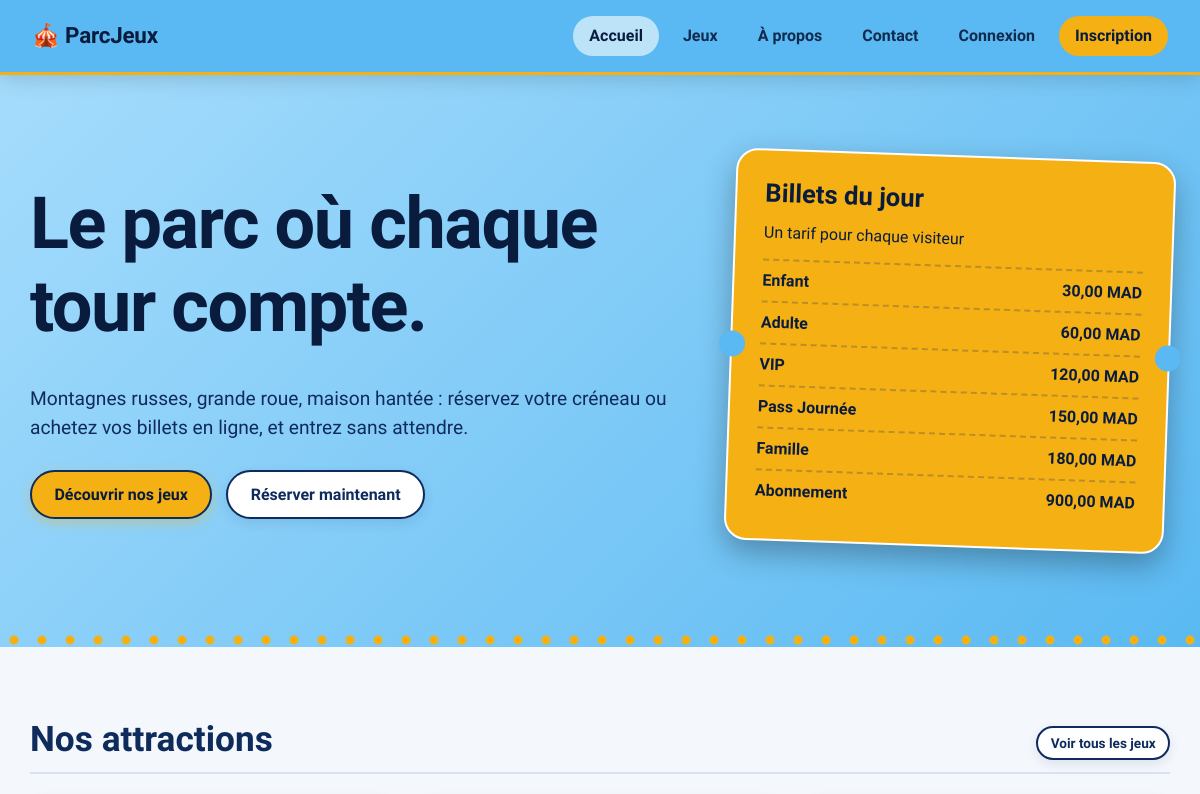
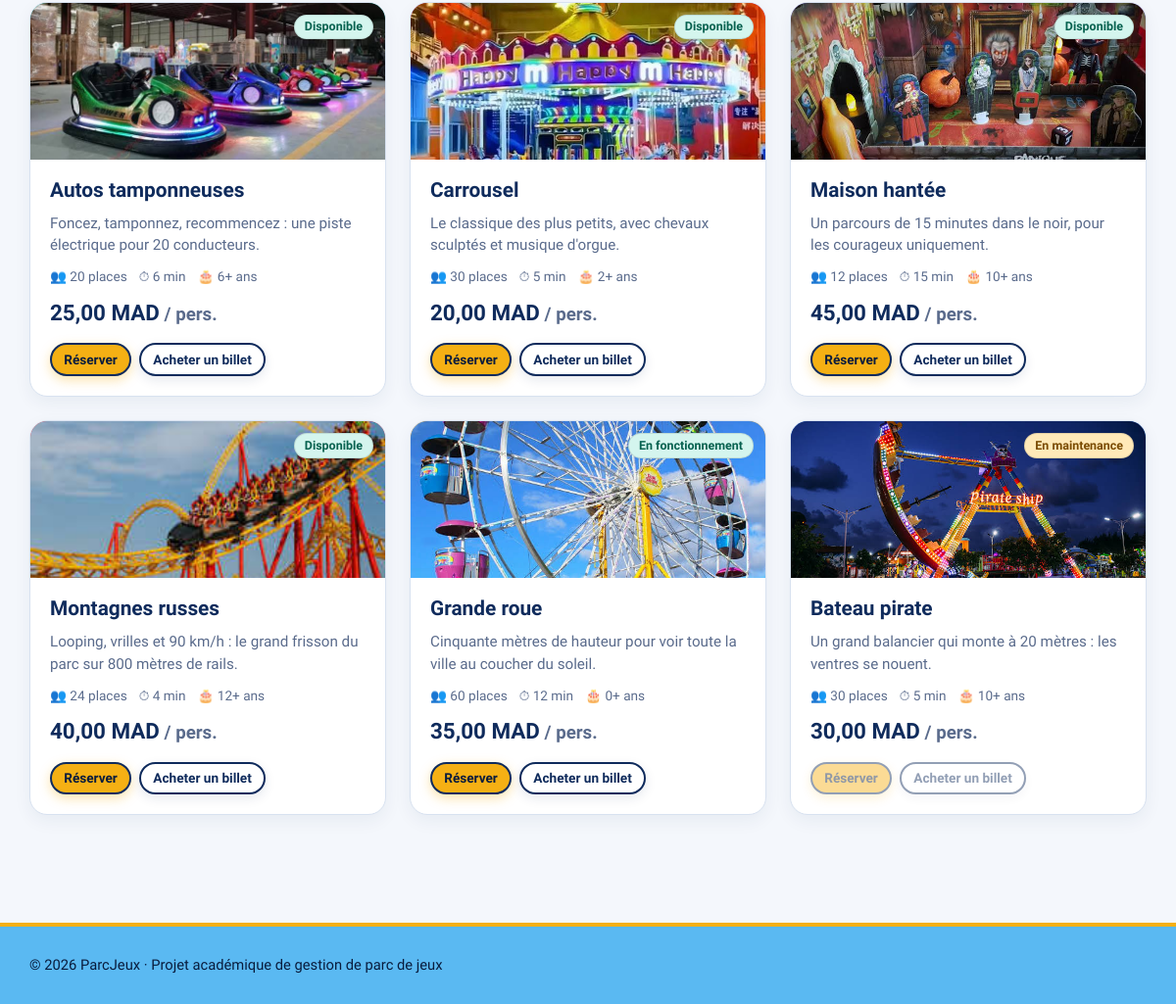
The page / on the database its author committed (2 pictures, top to bottom).
### tables this page shows
CREATE TABLE type_billet (
  id INT AUTO_INCREMENT PRIMARY KEY,
  libelle VARCHAR(60) NOT NULL UNIQUE,
  prix DECIMAL(8,2) NOT NULL CHECK (prix >= 0),
  actif TINYINT(1) NOT NULL DEFAULT 1
);

CREATE TABLE jeux (
  id INT AUTO_INCREMENT PRIMARY KEY,
  nom VARCHAR(100) NOT NULL,
  description TEXT NOT NULL,
  categorie VARCHAR(50) NOT NULL,
  age_min TINYINT UNSIGNED NOT NULL DEFAULT 0,
  capacite SMALLINT UNSIGNED NOT NULL CHECK (capacite > 0),
  duree_session SMALLINT UNSIGNED NOT NULL COMMENT 'minutes',
  tarif DECIMAL(8,2) NOT NULL CHECK (tarif >= 0),
  etat ENUM('disponible','en_fonctionnement','en_maintenance','hors_service','ferme') NOT NULL DEFAULT 'disponible',
  image VARCHAR(255) NULL,
  emoji VARCHAR(16) NOT NULL DEFAULT '🎪',
  couleur VARCHAR(7) NOT NULL DEFAULT '#e63946',
  date_mise_service DATE NOT NULL,
  id_responsable INT NULL,
  created_at DATETIME NOT NULL DEFAULT CURRENT_TIMESTAMP,
  FOREIGN KEY (id_responsable) REFERENCES utilisateurs(id) ON DELETE SET NULL
);

### includes/cards.php (the view)
<?php
function game_card(array $g): string {
    $ok = bookable($g['etat']);
    $img = game_img($g);
    $style = '--c:' . e($g['couleur']) . ($img ? ';background-image:url(\'' . e($img) . '\')' : '');
    $h = '<article class="game"><div class="pic" style="' . $style . '">' . ($img ? '' : e($g['emoji'])) . etat_badge($g['etat']) . '</div><div class="body">';
    $h .= '<h3><a href="' . url('jeu.php?id=' . (int)$g['id']) . '" style="text-decoration:none">' . e($g['nom']) . '</a></h3><p>' . e(mb_strimwidth($g['description'], 0, 110, '…')) . '</p>';
    $h .= '<div class="meta"><span>👥 ' . (int)$g['capacite'] . ' places</span><span>⏱ ' . (int)$g['duree_session'] . ' min</span><span>🎂 ' . (int)$g['age_min'] . '+ ans</span></div>';
    $h .= '<div class="price">' . money($g['tarif']) . '<small class="muted"> / pers.</small></div><div class="actions">';
    $h .= '<a class="btn sm ' . ($ok ? '' : 'off') . '" href="' . url('reserver.php?jeu=' . (int)$g['id']) . '">Réserver</a>';
    $h .= '<a class="btn sm alt ' . ($ok ? '' : 'off') . '" href="' . url('acheter.php?jeu=' . (int)$g['id']) . '">Acheter un billet</a></div></div></article>';
    return $h;
}

### includes/layout.php (shortened to what this page needs)
<?php
function nav_items(string $area): array {
    $u = user();
    $n = [['index.php', 'Accueil'], ['jeux.php', 'Jeux'], ['a-propos.php', 'À propos'], ['contact.php', 'Contact']];
    return $n;
}
function page_start(string $title, string $area = 'site'): void {
    $u = user(); $items = nav_items($area); $cur = basename($_SERVER['SCRIPT_NAME']); $dash = $area !== 'site';
    $flash = flash(); $full = !$dash && $cur === 'index.php';
    ?><!doctype html>
<html lang="fr"><head><meta charset="utf-8"><meta name="viewport" content="width=device-width,initial-scale=1">
<link rel="stylesheet" href="<?= url('assets/css/style.css') ?>"></head>
<body class="<?= $dash ? 'dash' : 'site' ?>" data-base="<?= e(BASE_URL) ?>">
<?php if ($dash): ?>
<aside class="side" id="side"><a class="brand" href="<?= url($area === 'admin' ? 'admin/dashboard.php' : home_for($u['role'] ?? 'client')) ?>">🎪 <?= e(PARC_NOM) ?></a>
  <nav><?php foreach ($items as [$href, $label, $ic]): $active = basename(parse_url($href, PHP_URL_PATH)) === $cur && (!str_contains($href, '?') || str_contains($_SERVER['REQUEST_URI'], substr($href, strpos($href, '?') + 1))); ?>
    <a href="<?= url($href) ?>" class="<?= $active ? 'on' : '' ?>"><span><?= $ic ?></span><?= e($label) ?></a><?php endforeach; ?>
    <a href="<?= url('index.php') ?>"><span>🏠</span>Voir le site</a>
    <a href="<?= url('logout.php') ?>"><span>⏻</span>Déconnexion</a></nav>
  <div class="who"><?= e(($u['prenom'] ?? '') . ' ' . ($u['nom'] ?? '')) ?><br><small><?= e(ROLES[$u['role'] ?? 'client'] ?? '') ?></small></div></aside>
<main class="main"><header class="topbar"><button id="burger" aria-label="Menu">☰</button><h1><?= e($title) ?></h1></header><div class="content">
<?php else: ?>
<header class="nav"><a class="brand" href="<?= url('index.php') ?>">🎪 <?= e(PARC_NOM) ?></a>
  <nav id="topnav"><?php foreach ($items as [$href, $label]): ?><a href="<?= url($href) ?>" class="<?= basename($href) === $cur ? 'on' : '' ?>"><?= e($label) ?></a><?php endforeach; ?>
  <?php if ($u): if ($u['role'] !== 'client'): ?><a href="<?= url(home_for($u['role'])) ?>" class="pill">Mon espace</a><?php endif; ?><a href="<?= url('logout.php') ?>">Déconnexion</a>
  <?php else: ?><a href="<?= url('login.php') ?>">Connexion</a><a href="<?= url('register.php') ?>" class="pill">Inscription</a><?php endif; ?></nav></header>
<main class="<?= $full ? 'content full' : 'content wrap' ?>">
<?php endif;
    if ($flash): ?><?= $full ? '<div class="wrap">' : '' ?><div class="alert <?= e($flash[1]) ?>" role="alert"><?= e($flash[0]) ?></div><?= $full ? '</div>' : '' ?><?php endif;
}
function page_end(string $area = 'site'): void {
    echo $area === 'site' ? '</main>' : '</div></main>';
    if ($area === 'site') echo '<footer class="foot"><div class="wrap">© ' . date('Y') . ' ' . e(PARC_NOM) . ' · Projet académique de gestion de parc de jeux</div></footer>';
    echo '</body></html>';
}

### index.php
<?php
require __DIR__ . '/includes/bootstrap.php';
require __DIR__ . '/includes/layout.php';
require __DIR__ . '/includes/cards.php';
$jeux = $pdo->query("SELECT * FROM jeux ORDER BY FIELD(etat, 'disponible', 'en_fonctionnement', 'en_maintenance', 'hors_service', 'ferme'), nom LIMIT 6")->fetchAll();
$types = $pdo->query('SELECT * FROM type_billet WHERE actif=1 ORDER BY prix')->fetchAll();
page_start('Accueil');
?>
<section class="hero">
  <div class="wrap">
    <div>
      <h1>Le parc où chaque tour compte.</h1>
      <p>Montagnes russes, grande roue, maison hantée : réservez votre créneau ou achetez vos billets en ligne, et entrez sans attendre.</p>
      <div class="cta">
        <a class="btn" href="#jeux">Découvrir nos jeux</a>
        <a class="btn alt" href="<?= url('jeux.php') ?>">Réserver maintenant</a>
      </div>
    </div>
    <aside class="stub">
      <h3>Billets du jour</h3>
      <span>Un tarif pour chaque visiteur</span>
      <ul>
        <?php foreach ($types as $t): ?>
          <li>
            <span><?= e($t['libelle']) ?></span>
            <b><?= money($t['prix']) ?></b>
          </li>
        <?php endforeach; ?>
      </ul>
    </aside>
  </div>
  <div class="bulbs"></div>
</section>
<div class="wrap content" id="jeux">
  <div class="sec-title">
    <h2>Nos attractions</h2>
    <a class="btn alt sm" href="<?= url('jeux.php') ?>">Voir tous les jeux</a>
  </div>
  <div class="grid">
    <?php foreach ($jeux as $g): ?>
        <?= game_card($g) ?>
    <?php endforeach; ?>
  </div>
</div>
<?php page_end(); ?>

### includes/bootstrap.php (shortened to what this page needs)
<?php
function e($v): string { return htmlspecialchars((string)$v, ENT_QUOTES | ENT_SUBSTITUTE, 'UTF-8'); }
function url(string $p = ''): string { return BASE_URL . '/' . ltrim($p, '/'); }
function money($v): string { return number_format((float)$v, 2, ',', ' ') . ' ' . DEVISE; }
function bookable(string $etat): bool { return in_array($etat, ['disponible', 'en_fonctionnement'], true); }
function user(): ?array {
    global $pdo; static $u = false;
    if ($u === false) {
        $u = null;
    }
    return $u;
}
function game_img(array $g): ?string {
    $nom = strtr(mb_strtolower((string)($g['nom'] ?? ''), 'UTF-8'), [
        'é' => 'e', 'è' => 'e', 'ê' => 'e', 'ë' => 'e', 'à' => 'a', 'â' => 'a', 'ä' => 'a',
        'î' => 'i', 'ï' => 'i', 'ô' => 'o', 'ö' => 'o', 'ù' => 'u', 'û' => 'u', 'ü' => 'u', 'ç' => 'c', 'œ' => 'oe',
    ]);
    $slug = trim((string)preg_replace('/[^a-z0-9]+/', '-', $nom), '-');
    foreach ([$slug, (string)($g['id'] ?? '')] as $base) {
        foreach (['jpg', 'jpeg', 'png', 'webp'] as $ext) {
            $rel = "assets/img/jeux/$base.$ext";
            if (is_file(__DIR__ . '/../' . $rel)) return url($rel);
        }
    }
    return null;
}
function badge(string $txt, string $cls): string { return '<span class="badge ' . e($cls) . '">' . e($txt) . '</span>'; }
function etat_badge(string $etat): string { return badge(ETATS[$etat] ?? $etat, 'etat-' . $etat); }

### rows shown on the page
type_billet: libelle "Enfant", prix "30,00 MAD"
type_billet: libelle "Adulte", prix "60,00 MAD"
type_billet: libelle "VIP", prix "120,00 MAD"
type_billet: libelle "Pass Journée", prix "150,00 MAD"
type_billet: libelle "Famille", prix "180,00 MAD"
type_billet: libelle "Abonnement", prix "900,00 MAD"
jeux: shows a picture, txt "Disponible", nom "Autos tamponneuses", description "Foncez, tamponnez, recommencez : une piste électrique pour 20 conducteurs.", capacite "20", duree_session "6", age_min "6", tarif "25,00 MAD"
jeux: shows a picture, txt "Disponible", nom "Carrousel", description "Le classique des plus petits, avec chevaux sculptés et musique d'orgue.", capacite "30", duree_session "5", age_min "2", tarif "20,00 MAD"
jeux: shows a picture, txt "Disponible", nom "Maison hantée", description "Un parcours de 15 minutes dans le noir, pour les courageux uniquement.", capacite "12", duree_session "15", age_min "10", tarif "45,00 MAD"
jeux: shows a picture, txt "Disponible", nom "Montagnes russes", description "Looping, vrilles et 90 km/h : le grand frisson du parc sur 800 mètres de rails.", capacite "24", duree_session "4", age_min "12", tarif "40,00 MAD"
jeux: shows a picture, txt "En fonctionnement", nom "Grande roue", description "Cinquante mètres de hauteur pour voir toute la ville au coucher du soleil.", capacite "60", duree_session "12", age_min "0", tarif "35,00 MAD"
jeux: shows a picture, txt "En maintenance", nom "Bateau pirate", description "Un grand balancier qui monte à 20 mètres : les ventres se nouent.", capacite "30", duree_session "5", age_min "10", tarif "30,00 MAD"

### other values the page prints
PARC_NOM "ParcJeux"
$label "Accueil"
$label "Jeux"
$label "À propos"
$label "Contact"
